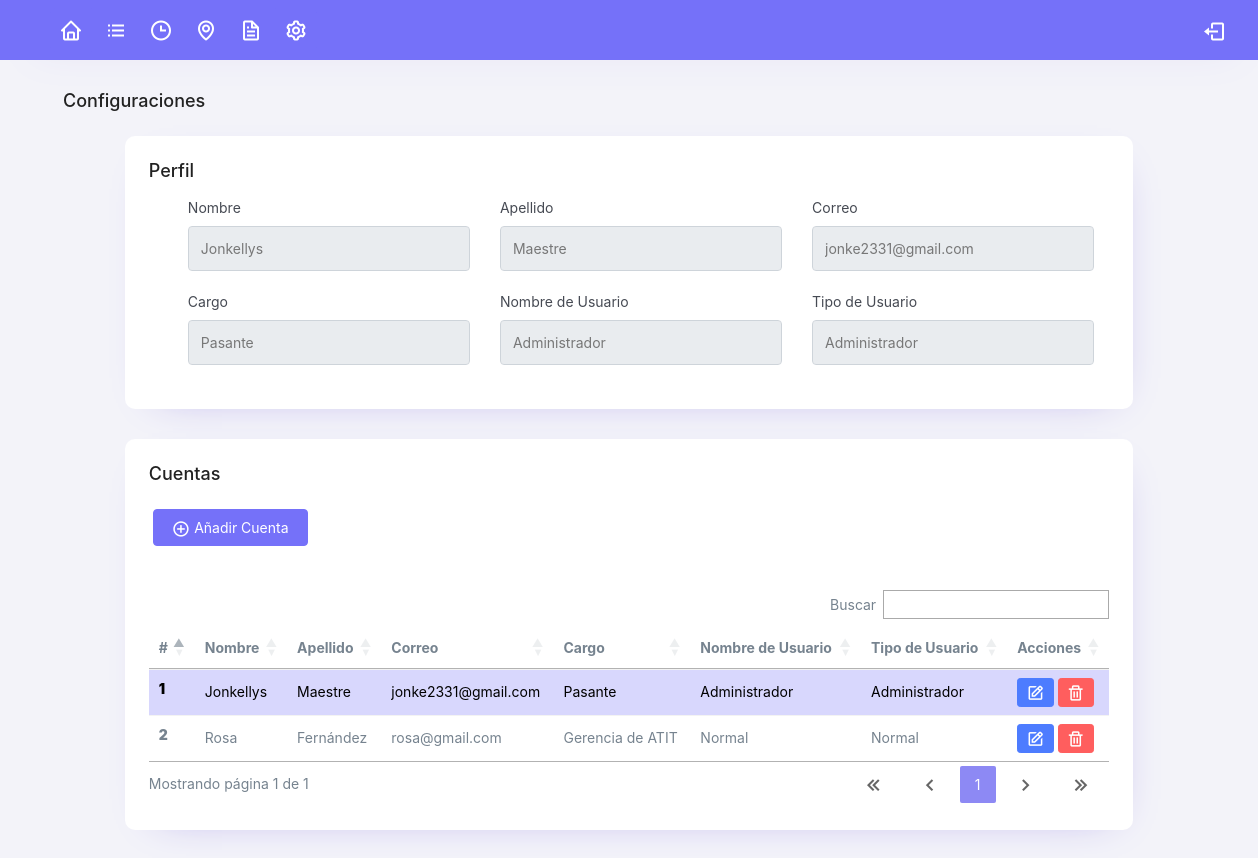
Screenshot of /configuraciones (signed in) with the database file from the repository.
### tables this page shows
CREATE TABLE `usuarios` (
  `id` int(255) NOT NULL,
  `userCodigo` varchar(255) NOT NULL,
  `userUsername` varchar(255) NOT NULL,
  `userPassword` varchar(255) NOT NULL,
  `userType` varchar(255) NOT NULL,
  `userName` varchar(255) NOT NULL,
  `userLastname` varchar(255) NOT NULL,
  `userCargo` varchar(255) NOT NULL,
  `userEmail` varchar(255) NOT NULL
);

### libraries/core/views.php (called while the page is built)
<?php
    class views {
        function getView($controller, $view) {
            $controller = get_class($controller);
            if($controller == "home") {
                $view = "views/" . $view . ".php";
            } else {
                $view = "views/" . $controller . "/" . $view . ".php";
            }
            require_once($view);
        }
    }
?>

### controllers/configuraciones.php (called while the page is built, shortened)
<?php
    class configuraciones extends controllers {
        public function configuraciones($params) {
            $this->views->getView($this, "configuraciones");
        }
    }
?>

### index.php (called while the page is built, shortened)
<?php
    require_once("libraries/core/load.php");
?>

### conexiones/funciones.php (called while the page is built, shortened)
<?php
    function connect() {
        $servername = "localhost";
        $dbname = "sistema-corpoelec";
        $username = "root";
        $password = "";
        $conn = new PDO("mysql:host=$servername;dbname=$dbname", $username, $password);
        $conn->setAttribute(PDO::ATTR_ERRMODE, PDO::ERRMODE_EXCEPTION);
        return $conn;
    }
?>

### views/configuraciones/configuraciones.php (the view, shortened to what this page needs)
<?php
  include "./conexiones/funciones.php";
?>
<!DOCTYPE html>
<html lang="en">
<head>
  <?php include "./modulos/links.php"; ?>
</head>
<body style="width: 100vw;">
  <?php
   include "./modulos/menu.php";
  ?>
  <div class="container-fluid mt-0 flex-grow-1 container-p-y ml-5 2-50">
    <h4 class="fw-bold mb-0">Configuraciones</h4>
  </div>
  <div class="container-fluid p-4">
    <div class="card col-10 mx-auto p-4">
      <div>
        <h4>Perfil</h4>
        <div class="ml-4 mt-3 d-flex flex-row flex-wrap">
          <div class="form-group col-4">
            <label class="text-dark">Nombre</label>
            <input readonly="" type="text" class="form-control input-default" placeholder="<?php echo $_SESSION['nombre']; ?>" >
          </div>
          <div class="form-group col-4">
            <label class="text-dark">Apellido</label>
            <input readonly="" type="text" class="form-control input-default" placeholder="<?php echo $_SESSION['apellido']; ?>" >
          </div>
          <div class="form-group col-4">
            <label class="text-dark">Correo</label>
            <input readonly="" type="text" class="form-control input-default" placeholder="<?php echo $_SESSION['correo']; ?>" >
          </div>
          <div class="form-group col-4">
            <label class="text-dark">Cargo</label>
            <input readonly="" type="text" class="form-control input-default" placeholder="<?php echo $_SESSION['cargo']; ?>" >
          </div>
          <div class="form-group col-4">
            <label class="text-dark">Nombre de Usuario</label>
            <input readonly="" type="text" class="form-control input-default" placeholder="<?php echo $_SESSION['usuario']; ?>" >
          </div>
          <div class="form-group col-4">
            <label class="text-dark">Tipo de Usuario</label>
            <input readonly="" type="text" class="form-control input-default" placeholder="<?php echo $_SESSION['tipo']; ?>" >
          </div>
        </div>
      </div>
    </div>
    <?php
        if($_SESSION['tipo'] == "Administrador") {
        echo '
    <div class="card col-10 mx-auto p-4">
      <div class="">
        <h4>Cuentas</h4>
        <div id="accordion-one" class="accordion">
          <div class="d-flex flex-row justify-content-space my-4">
            <button class="mb-0 btn btn-primary mx-1" data-toggle="collapse" data-target="#collapseOne" aria-expanded="true" aria-controls="collapseOne"><i class="bx bx-plus-circle text-white"></i> Añadir Cuenta</button>
          </div>
              <form action="' . SERVERURL . 'conexiones/create.php?CAdd" autocomplete="off" enctype="multipart/form-data" method="POST" data-form="save" class="FormularioAjax p-3">
              </form>
        </div>
        <div class="table-responsive">
          <table class="table table-striped table-hover" id="table">
            <thead>
              <tr>
                <th>#</th>
                <th>Nombre</th>
                <th>Apellido</th>
                <th>Correo</th>
                <th>Cargo</th>
                <th>Nombre de Usuario</th>
                <th>Tipo de Usuario</th>
                <th>Acciones</th>
              </tr>
            </thead>
            <tbody>';
                $result = connect()->query("SELECT * FROM usuarios");
                $num = 1;
                while ($rows = $result->fetch()) {
                  if($rows['userUsername'] == $_SESSION['usuario']) {
                    echo"<tr class='table-primary'>";
                  } else {
                    echo"<tr>";
                  };
                      echo "<th> <strong>" . $num++ . "</strong></th>
                        <td>" . $rows['userName'] . "</td>
                        <td>" . $rows['userLastname'] . "</td>
                        <td>" . $rows['userEmail'] . "</td>
                        <td>" . $rows['userCargo'] . "</td>
                        <td>" . $rows['userUsername'] . "</td>
                        <td>" . $rows['userType'] . "</td>
                        <td class='mt-0'>
                          <a class='btn btn-sm btn-info' href='editar?cuenta=" . $rows['userCodigo'] . "'>
                            <span class='tf-icons bx bx-edit text-white'></span>
                          </a>
                          <a class='btn btn-sm btn-danger' href='delete?cuenta=" . $rows['userCodigo'] . "'>
                            <span class='tf-icons bx bx-trash text-white'></span>
                          </a>
                        </td>
                  </tr>";
                };
            echo '</tbody>
          </table>
        </div>';
        }
        ?>
      </div>
    </div>
  </div>
</body>
</html>

### assets/css/estilos.css (style rules this page uses)
* { font-family: "Public Sans", -apple-system, BlinkMacSystemFont, "Segoe UI", "Oxygen", "Ubuntu", "Cantarell", "Fira Sans", "Droid Sans", "Helvetica Neue", sans-serif;; }
.container-fluid { width: 100%; padding-right: 15px; padding-left: 15px; margin-right: auto; margin-left: auto; }

### assets/extras/datatables/datatables.css (style rules this page uses)
table.dataTable thead > tr > th.sorting, table.dataTable thead > tr > th.sorting_asc, table.dataTable thead > tr > th.sorting_desc, table.dataTable thead > tr > th.sorting_asc_disabled, table.dataTable thead > tr > th.sorting_desc_disabled, table.dataTable thead > tr > td.sorting, table.dataTable thead > tr > td.sorting_asc, table.dataTable thead > tr > td.sorting_desc, table.dataTable thead > tr > td.sorting_asc_disabled, table.dataTable thead > tr > td.sorting_desc_disabled { cursor: pointer; position: relative; padding-right: 26px; }
table.dataTable thead > tr > th.sorting:before, table.dataTable thead > tr > th.sorting:after, table.dataTable thead > tr > th.sorting_asc:before, table.dataTable thead > tr > th.sorting_asc:after, table.dataTable thead > tr > th.sorting_desc:before, table.dataTable thead > tr > th.sorting_desc:after, table.dataTable thead > tr > th.sorting_asc_disabled:before, table.dataTable thead > tr > th.sorting_asc_disabled:after, table.dataTable thead > tr > th.sorting_desc_disabled:before, table.dataTable thead > tr > th.sorting_desc_disabled:after, table.dataTable thead > tr > td.sorting:before, table.dataTable thead > tr > td.sorting:after, table.dataTable thead > tr > td.sorting_asc:before, table.dataTable thead > tr > td.sorting_asc:after, table.dataTable thead > tr > td.sorting_desc:before, table.dataTable thead > tr > td.sorting_desc:after, table.dataTable thead > tr > td.sorting_asc_disabled:before, table.dataTable thead > tr > td.sorting_asc_disabled:after, table.dataTable thead > tr > td.sorting_desc_disabled:before, table.dataTable thead > tr > td.sorting_desc_disabled:after { position: absolute; display: block; opacity: 0.125; right: 10px; line-height: 9px; font-size: 0.8em; }
table.dataTable thead > tr > th.sorting:before, table.dataTable thead > tr > th.sorting_asc:before, table.dataTable thead > tr > th.sorting_desc:before, table.dataTable thead > tr > th.sorting_asc_disabled:before, table.dataTable thead > tr > th.sorting_desc_disabled:before, table.dataTable thead > tr > td.sorting:before, table.dataTable thead > tr > td.sorting_asc:before, table.dataTable thead > tr > td.sorting_desc:before, table.dataTable thead > tr > td.sorting_asc_disabled:before, table.dataTable thead > tr > td.sorting_desc_disabled:before { bottom: 50%; content: "▲"; }
table.dataTable thead > tr > th.sorting:after, table.dataTable thead > tr > th.sorting_asc:after, table.dataTable thead > tr > th.sorting_desc:after, table.dataTable thead > tr > th.sorting_asc_disabled:after, table.dataTable thead > tr > th.sorting_desc_disabled:after, table.dataTable thead > tr > td.sorting:after, table.dataTable thead > tr > td.sorting_asc:after, table.dataTable thead > tr > td.sorting_desc:after, table.dataTable thead > tr > td.sorting_asc_disabled:after, table.dataTable thead > tr > td.sorting_desc_disabled:after { top: 50%; content: "▼"; }
table.dataTable thead > tr > th.sorting_asc:before, table.dataTable thead > tr > th.sorting_desc:after, table.dataTable thead > tr > td.sorting_asc:before, table.dataTable thead > tr > td.sorting_desc:after { opacity: 0.6; }
table.dataTable thead th, table.dataTable thead td, table.dataTable tfoot th, table.dataTable tfoot td { text-align: left; }
table.dataTable { width: 100%; margin: 0 auto; clear: both; border-collapse: separate; border-spacing: 0; }
table.dataTable thead th, table.dataTable tfoot th { font-weight: bold; }
table.dataTable thead th, table.dataTable thead td { padding: 10px; border-bottom: 1px solid rgba(0, 0, 0, 0.3); }
table.dataTable tbody tr { background-color: transparent; }
table.dataTable tbody th, table.dataTable tbody td { padding: 8px 10px; }
table.dataTable.no-footer { border-bottom: 1px solid rgba(0, 0, 0, 0.3); }
table.dataTable th, table.dataTable td { box-sizing: content-box; }

### rows the page displays
usuarios: userName "Jonkellys", userLastname "Maestre", userEmail "jonke2331@gmail.com", userCargo "Pasante", userUsername "Administrador", userType "Administrador"
usuarios: userName "Rosa", userLastname "Fernández", userEmail "rosa@gmail.com", userCargo "Gerencia de ATIT", userUsername "Normal", userType "Normal"
